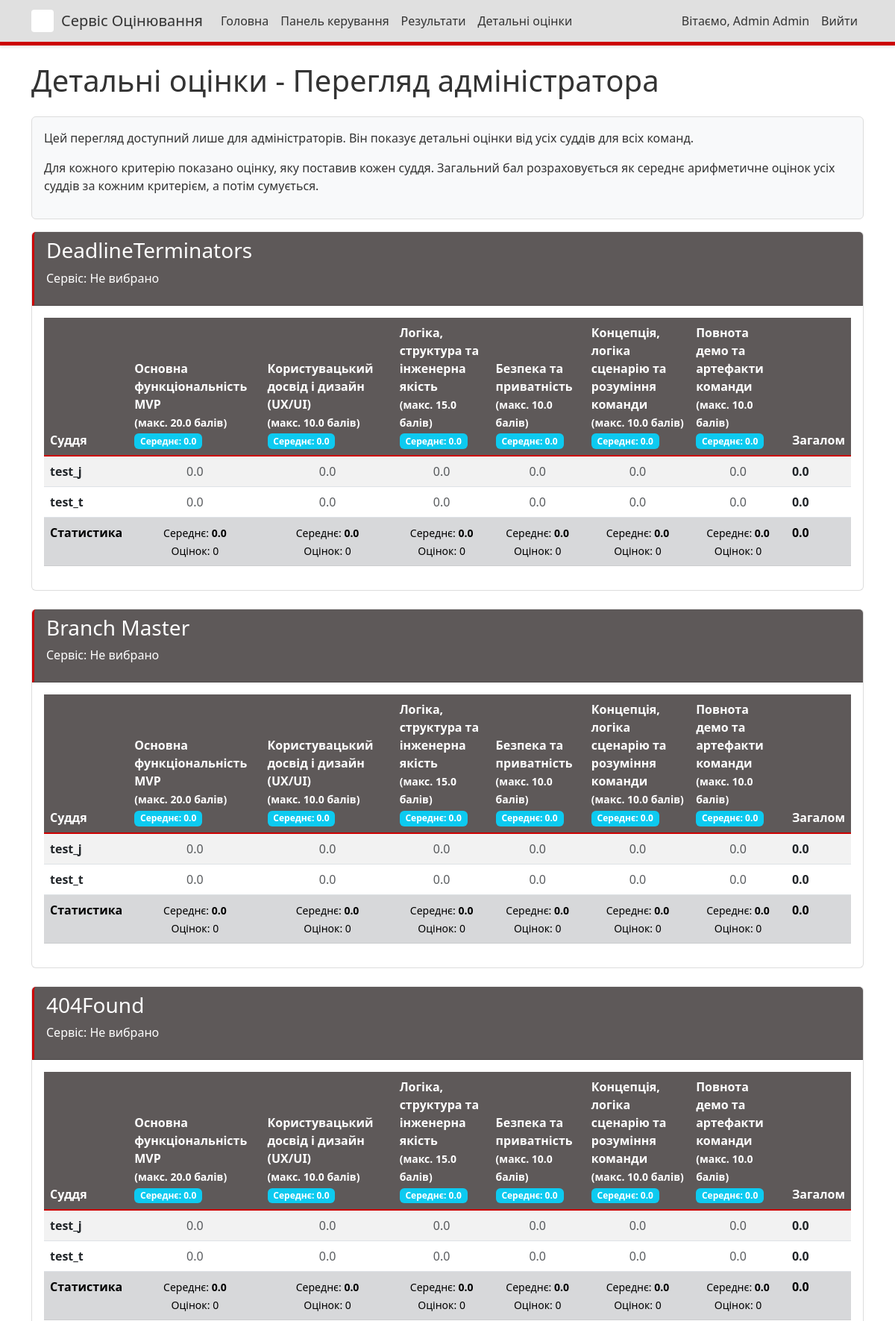
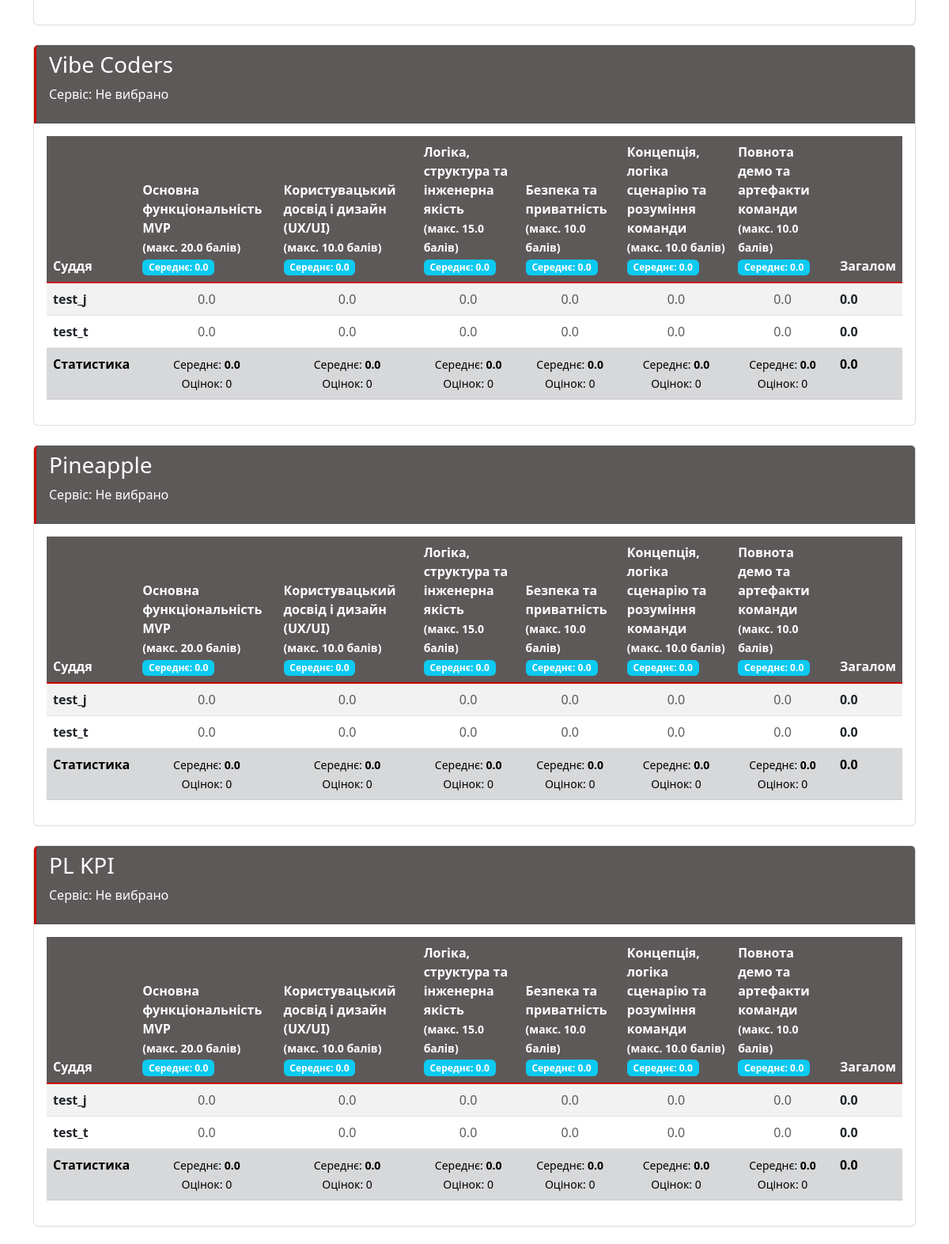
The app's page /admin-scores/ (signed in, upper part) with its own data (2 pictures, top to bottom).
### judging/models.py (models this page shows, shortened)
class Team(models.Model):
    name = models.CharField(max_length=100)
    description = models.TextField(blank=True)
    members = models.TextField(blank=True, help_text="List of team members, one per line")
    members_info = models.TextField(blank=True, help_text="Additional information about team members in format: Student - leader, university, year of study")
    service = models.CharField(max_length=1, choices=SERVICE_CHOICES, blank=True, null=True, help_text="Service vector for the team")
    def get_average_scores(self):
        main_criteria = Criteria.objects.filter(type='main')
        bonus_criteria = []
        if self.service:
            if self.service == 'A':
                bonus_criteria = Criteria.objects.filter(type='bonus_a')
            elif self.service == 'B':
                bonus_criteria = Criteria.objects.filter(type='bonus_b')
            elif self.service == 'C':
                bonus_criteria = Criteria.objects.filter(type='bonus_c')
        all_criteria = list(main_criteria) + list(bonus_criteria)
        avg_scores = {}
        for criteria in all_criteria:
            scores = Score.objects.filter(team=self, criteria=criteria)
            total_judges = scores.count()
            if total_judges > 0:
                avg_value = scores.aggregate(Avg('value'))['value__avg']
                avg_scores[criteria.name] = avg_value
            else:
                avg_scores[criteria.name] = 0
        return avg_scores
    def get_total_score(self):
        avg_scores = self.get_average_scores()
        return sum(avg_scores.values())

class Criteria(models.Model):
    name = models.CharField(max_length=100)
    description = models.TextField(blank=True)
    type = models.CharField(max_length=7, choices=CRITERIA_TYPES, default='main', help_text="Type of criteria (main or bonus)")
    service = models.CharField(max_length=1, choices=SERVICE_CHOICES, blank=True, null=True, help_text="Service vector this criteria applies to (for bonus criteria)")
    max_score = models.FloatField(default=10, help_text="Maximum possible score for this criterion")
    points = models.FloatField(default=0, help_text="Legacy field - Points awarded when this criterion is checked")
    class Meta:
        verbose_name_plural = "Criteria"

### judging/views.py (the view)
# urls.py: path('admin-scores/', views.admin_detailed_scores, name='admin_detailed_scores'),
@login_required
def admin_detailed_scores(request):
    if not (request.user.is_staff or request.user.is_superuser):
        messages.error(request, "У вас немає дозволу на перегляд детальних оцінок.")
        return redirect('results')
    teams = Team.objects.all()
    main_criteria = Criteria.objects.filter(type='main')
    bonus_criteria_by_service = {
        'A': list(Criteria.objects.filter(type='bonus_a')),
        'B': list(Criteria.objects.filter(type='bonus_b')),
        'C': list(Criteria.objects.filter(type='bonus_c')),
    }
    judges = User.objects.filter(score__isnull=False).distinct()
    detailed_results = []
    for team in teams:
        team_criteria = list(main_criteria)
        if team.service:
            team_criteria.extend(bonus_criteria_by_service.get(team.service, []))
        team_data = {
            'team': team,
            'service': team.get_service_display() if team.service else "Не вибрано",
            'judge_scores': {},
            'criteria_averages': {},  # Track average score for each criteria
            'criteria_list': team_criteria  # Store the list of criteria for this team
        }
        for criteria in team_criteria:
            team_data['criteria_averages'][criteria.id] = {
                'total': 0,
                'count': 0,
                'average': 0,
                'max_score': criteria.max_score
            }
        for judge in judges:
            judge_scores = {}
            for criteria in team_criteria:
                score = Score.objects.filter(
                    judge=judge,
                    team=team,
                    criteria=criteria
                ).first()
                if score:
                    judge_scores[criteria.id] = {
                        'value': score.value,
                        'criteria_name': criteria.name,
                        'max_score': criteria.max_score
                    }
                    team_data['criteria_averages'][criteria.id]['total'] += score.value
                    team_data['criteria_averages'][criteria.id]['count'] += 1
                else:
                    judge_scores[criteria.id] = {
                        'value': 0,
                        'criteria_name': criteria.name,
                        'max_score': criteria.max_score
                    }
            total_points = sum(score['value'] for score in judge_scores.values())
            judge_scores['total'] = total_points
            team_data['judge_scores'][judge.username] = judge_scores
        for criteria_id, data in team_data['criteria_averages'].items():
            if data['count'] > 0:
                data['average'] = data['total'] / data['count']
        team_data['avg_scores'] = team.get_average_scores()
        team_data['total_score'] = team.get_total_score()
        detailed_results.append(team_data)
    context = {
        'detailed_results': detailed_results,
        'main_criteria': main_criteria,
        'bonus_criteria_by_service': bonus_criteria_by_service,
        'judges': judges,
    }
    return render(request, 'judging/admin_detailed_scores.html', context)

### judging/templatetags/custom_filters.py (called while the page is built)
@register.filter
def get_item(dictionary, key):
    return dictionary.get(key)

### judging/templates/judging/admin_detailed_scores.html (shortened to what this page needs)
{% extends 'judging/base.html' %}
{% load custom_filters %}
{% block content %}
<h1 class="mb-4">Детальні оцінки - Перегляд адміністратора</h1>
<div class="alert alert-info">
    <p>Цей перегляд доступний лише для адміністраторів. Він показує детальні оцінки від усіх суддів для всіх команд.</p>
    <p>Для кожного критерію показано оцінку, яку поставив кожен суддя. Загальний бал розраховується як середнє арифметичне оцінок усіх суддів за кожним критерієм, а потім сумується.</p>
</div>
{% for result in detailed_results %}
<div class="card mb-4">
    <div class="card-header">
        <h3>{{ result.team.name }}</h3>
        <p>Сервіс: {{ result.service }}</p>
    </div>
    <div class="card-body">
        <div class="table-responsive">
            <table class="table table-striped table-hover">
                <thead>
                    <tr>
                        <th>Суддя</th>
                        {% for criteria in result.criteria_list %}
                            <th>
                                {{ criteria.name }}
                                <br><small>(макс. {{ criteria.max_score }} балів)</small>
                                <br><span class="badge bg-info">Середнє: {{ result.criteria_averages|get_item:criteria.id|get_item:'average'|floatformat:1 }}</span>
                            </th>
                        {% endfor %}
                        <th>Загалом</th>
                    </tr>
                </thead>
                <tbody>
                    {% for judge_name, scores in result.judge_scores.items %}
                        <tr>
                            <td><strong>{{ judge_name }}</strong></td>
                            {% for criteria in result.criteria_list %}
                                <td class="text-center">
                                    <span class="{% if scores|get_item:criteria.id|get_item:'value' > 0 %}text-success{% else %}text-muted{% endif %}">
                                        {{ scores|get_item:criteria.id|get_item:'value'|floatformat:1 }}
                                    </span>
                                </td>
                            {% endfor %}
                            <td><strong>{{ scores.total|floatformat:1 }}</strong></td>
                        </tr>
                    {% endfor %}
                    <tr class="table-secondary">
                        <td><strong>Статистика</strong></td>
                        {% for criteria in result.criteria_list %}
                            <td class="text-center">
                                <small>
                                    Середнє: <strong>{{ result.criteria_averages|get_item:criteria.id|get_item:'average'|floatformat:1 }}</strong><br>
                                    Оцінок: {{ result.criteria_averages|get_item:criteria.id|get_item:'count' }}
                                </small>
                            </td>
                        {% endfor %}
                        <td><strong>{{ result.total_score|floatformat:1 }}</strong></td>
                    </tr>
                </tbody>
            </table>
        </div>
    </div>
</div>
{% empty %}
<div class="alert alert-warning">
    <p>Ще не подано жодних оцінок.</p>
</div>
{% endfor %}
{% endblock %}

### judging/templates/judging/base.html (shortened to what this page needs)
<!DOCTYPE html>
<html lang="uk">
<head>
    <link href="https://cdn.jsdelivr.net/npm/bootstrap@5.3.0-alpha1/dist/css/bootstrap.min.css" rel="stylesheet">
    {% load static %}
    <link href="{% static 'judging/css/custom.css' %}" rel="stylesheet">
</head>
<body>
    <nav class="navbar navbar-expand-md navbar-light fixed-top">
        <div class="container">
            <div class="d-flex align-items-center">
                <div class="logo-container">
                </div>
                <a class="navbar-brand" href="{% url 'home' %}">Сервіс Оцінювання</a>
            </div>
            <div class="collapse navbar-collapse" id="navbarNav">
                <ul class="navbar-nav me-auto">
                    <li class="nav-item">
                        <a class="nav-link" href="{% url 'home' %}">Головна</a>
                    </li>
                    {% if user.is_authenticated %}
                    <li class="nav-item">
                        <a class="nav-link" href="{% url 'dashboard' %}">Панель керування</a>
                    </li>
                    {% endif %}
                    <li class="nav-item">
                        <a class="nav-link" href="{% url 'results' %}">Результати</a>
                    </li>
                    {% if user.is_authenticated and user.is_staff %}
                    <li class="nav-item">
                        <a class="nav-link" href="{% url 'admin_detailed_scores' %}">Детальні оцінки</a>
                    </li>
                    {% endif %}
                </ul>
                <ul class="navbar-nav">
                    {% if user.is_authenticated %}
                    <li class="nav-item">
                        <span class="nav-link">Вітаємо, {{ user.first_name }} {{ user.last_name }}</span>
                    </li>
                    <li class="nav-item">
                        <a class="nav-link" href="{% url 'login' %}">Вийти</a>
                    </li>
                    {% else %}
                    <li class="nav-item">
                        <a class="nav-link" href="{% url 'login' %}">Увійти</a>
                    </li>
                    {% endif %}
                </ul>
            </div>
        </div>
    </nav>
    <div class="container mt-4">
        {% block content %}{% endblock %}
    </div>
</body>
</html>

### judging/static/judging/css/custom.css (style rules this page uses)
.navbar { background-color: #e0e0e0 !important; box-shadow: 0 2px 4px rgba(0, 0, 0, 0.1); border-bottom: 5px solid #cc0000 !important; }
.navbar-light .navbar-brand, .navbar-light .nav-link { color: #333333 !important; }
.card-header { background-color: #5e5959 !important; color: #ffffff !important; border-left: 3px solid #cc0000 !important; }
.card { border-color: #dddddd !important; border-top: 1px solid #f0f0f0 !important; }
.table-striped tbody tr:nth-of-type(odd) { background-color: #f9f9f9 !important; }
.table thead th { background-color: #5e5959 !important; color: #ffffff !important; border-bottom: 2px solid #cc0000 !important; }
.alert-info { background-color: #f8f9fa !important; border-color: #dddddd !important; color: #333333 !important; }
body { background-color: #ffffff !important; color: #333333 !important; }
.logo-container { height: 30px !important; width: 30px !important; background-color: #ffffff !important; margin-right: 10px !important; display: flex !important; align-items: center !important; justify-content: center !important; border-radius: 4px !important; }

### judging/templates/judging/base.html (style rules this page uses)
body { padding-top: 60px; padding-bottom: 40px; }

### records on screen
Team: team.name "DeadlineTerminators", service "Не вибрано", total "0.0" "0.0", total_score "0.0"
Criteria: name "Основна функціональність MVP", max_score "20.0", criteria_averages|get_item "0.0", id "0.0", criteria_averages|get_item "0"
Criteria: name "Користувацький досвід і дизайн (UX/UI)", max_score "10.0", criteria_averages|get_item "0.0", id "0.0", criteria_averages|get_item "0"
Criteria: name "Логіка, структура та інженерна якість", max_score "15.0", criteria_averages|get_item "0.0", id "0.0", criteria_averages|get_item "0"
Criteria: name "Безпека та приватність", max_score "10.0", criteria_averages|get_item "0.0", id "0.0", criteria_averages|get_item "0"
Criteria: name "Концепція, логіка сценарію та розуміння команди", max_score "10.0", criteria_averages|get_item "0.0", id "0.0", criteria_averages|get_item "0"
Criteria: name "Повнота демо та артефакти команди", max_score "10.0", criteria_averages|get_item "0.0", id "0.0", criteria_averages|get_item "0"
Team: team.name "Branch Master", service "Не вибрано", total "0.0" "0.0", total_score "0.0"
Team: team.name "404Found", service "Не вибрано", total "0.0" "0.0", total_score "0.0"
Team: team.name "Vibe Coders", service "Не вибрано", total "0.0" "0.0", total_score "0.0"
Team: team.name "Pineapple", service "Не вибрано", total "0.0" "0.0", total_score "0.0"
Team: team.name "PL KPI", service "Не вибрано", total "0.0" "0.0", total_score "0.0"

### other values on screen
{{ user.first_name }} "Admin"
{{ user.last_name }} "Admin"
{{ judge_name }} "test_j" "test_t" "test_j" "test_t" "test_j" "test_t" "test_j" "test_t" "test_j" "test_t" "test_j" "test_t"
